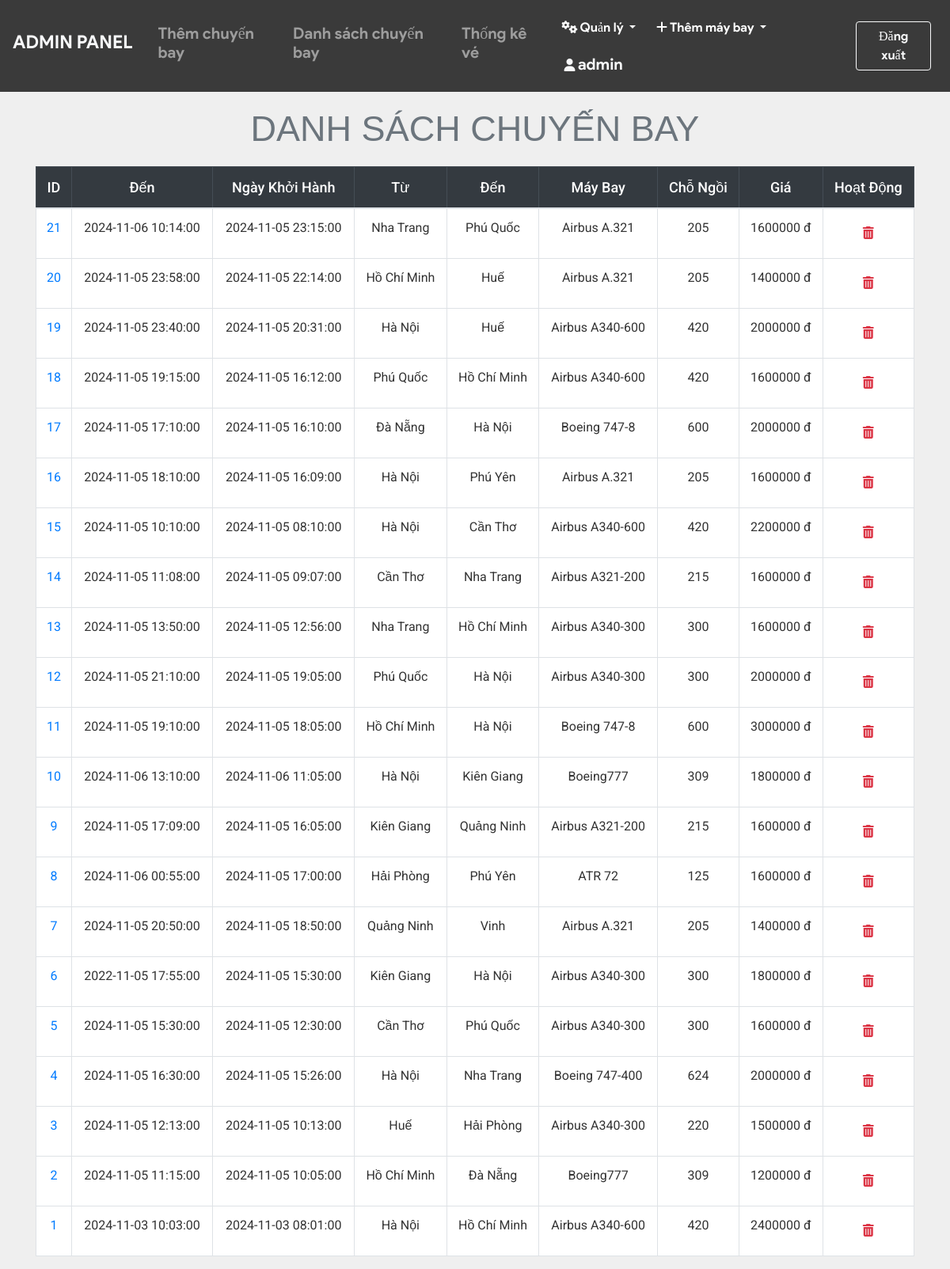
The app's page /admin/all_flights.php (signed in) with its own data.
### tables this page shows
CREATE TABLE `flight` (
  `flight_id` int(11) NOT NULL,
  `admin_id` int(11) NOT NULL,
  `arrivale` datetime NOT NULL,
  `departure` datetime NOT NULL,
  `Destination` varchar(50) NOT NULL,
  `source` varchar(50) NOT NULL,
  `airline` varchar(20) NOT NULL,
  `Seats` varchar(110) NOT NULL,
  `duration` varchar(20) NOT NULL,
  `Price` int(20) NOT NULL,
  `status` varchar(6) DEFAULT NULL,
  `issue` varchar(50) DEFAULT NULL,
  `last_seat` varchar(5) DEFAULT '',
  `bus_seats` int(11) DEFAULT '20',
  `last_bus_seat` varchar(5) DEFAULT ''
);

### admin/all_flights.php (the view, shortened to what this page needs)
<?php include_once 'header.php'; ?>
<?php include_once 'footer.php';
require '../helpers/init_conn_db.php';?>
    <main>
        <?php if(isset($_SESSION['adminId'])) { ?>
          <div class="container-md mt-2">
            <h1 class="display-4 text-center text-secondary"
              >DANH SÁCH CHUYẾN BAY</h1>
            <table class="table table-bordered">
              <thead class="table-dark">
                <tr>
                  <th scope="col">ID</th>
                  <th scope="col">Đến</th>
                  <th scope="col">Ngày Khởi Hành</th>
                  <th scope="col">Từ</th>
                  <th scope="col">Đến</th>
                  <th scope="col">Máy Bay</th>
                  <th scope="col">Chỗ Ngồi</th>
                  <th scope="col">Giá</th>
                  <th scope="col">Hoạt Động</th>
                </tr>
              </thead>
              <tbody>
                <?php
                $sql = 'SELECT * FROM Flight ORDER BY flight_id DESC';
                $stmt = mysqli_stmt_init($conn);
                mysqli_stmt_prepare($stmt,$sql);
                mysqli_stmt_execute($stmt);
                $result = mysqli_stmt_get_result($stmt);
                while ($row = mysqli_fetch_assoc($result)) {
                  echo "
                  <tr class='text-center'>
                    <td scope='row'>
                      <a href='pass_list.php?flight_id=".$row['flight_id']."'>
                      ".$row['flight_id']." </a> </td>
                    <td>".$row['arrivale']."</td>
                    <td>".$row['departure']."</td>
                    <td>".$row['source']."</td>
                    <td>".$row['Destination']."</td>
                    <td>".$row['airline']."</td>
                    <td>".$row['Seats']."</td>
                    <td>".$row['Price']." đ</td>
                    <td>
                    <form action='all_flights.php' method='post'>
                      <input name='flight_id' type='hidden' value=".$row['flight_id'].">
                      <button  class='btn' type='submit' name='del_flight'>
                      <i class='text-danger fa fa-trash'></i></button>
                    </form>
                    </td>
                  </tr>
                  ";
                }
                ?>
              </tbody>
            </table>
          </div>
        <?php } ?>
    </main>

### admin/all_flights.php (style rules this page uses)
body { background-color: #efefef; font-family: 'Roboto', sans-serif; }
h1 { margin-top: 20px; margin-bottom: 20px; font-family: 'Arial'; font-size: 45px !important; font-weight: lighter; }
table { background-color: white; border-collapse: collapse; width: 100%; }
th, td { text-align: center; padding: 10px; }
th { font-size: 18px; font-weight: 500; }
td { font-size: 16px; font-weight: 400; color: #333; }
.table-dark { text-align: center; margin-top: 20px; }

### records on screen
flight: flight_id "21", arrivale "2024-11-06 10:14:00", departure "2024-11-05 23:15:00", source "Nha Trang", Destination "Phú Quốc", airline "Airbus A.321", Seats "205", Price "1600000"
flight: flight_id "20", arrivale "2024-11-05 23:58:00", departure "2024-11-05 22:14:00", source "Hồ Chí Minh", Destination "Huế", airline "Airbus A.321", Seats "205", Price "1400000"
flight: flight_id "19", arrivale "2024-11-05 23:40:00", departure "2024-11-05 20:31:00", source "Hà Nội", Destination "Huế", airline "Airbus A340-600", Seats "420", Price "2000000"
flight: flight_id "18", arrivale "2024-11-05 19:15:00", departure "2024-11-05 16:12:00", source "Phú Quốc", Destination "Hồ Chí Minh", airline "Airbus A340-600", Seats "420", Price "1600000"
flight: flight_id "17", arrivale "2024-11-05 17:10:00", departure "2024-11-05 16:10:00", source "Đà Nẵng", Destination "Hà Nội", airline "Boeing 747-8", Seats "600", Price "2000000"
flight: flight_id "16", arrivale "2024-11-05 18:10:00", departure "2024-11-05 16:09:00", source "Hà Nội", Destination "Phú Yên", airline "Airbus A.321", Seats "205", Price "1600000"
flight: flight_id "15", arrivale "2024-11-05 10:10:00", departure "2024-11-05 08:10:00", source "Hà Nội", Destination "Cần Thơ", airline "Airbus A340-600", Seats "420", Price "2200000"
flight: flight_id "14", arrivale "2024-11-05 11:08:00", departure "2024-11-05 09:07:00", source "Cần Thơ", Destination "Nha Trang", airline "Airbus A321-200", Seats "215", Price "1600000"
flight: flight_id "13", arrivale "2024-11-05 13:50:00", departure "2024-11-05 12:56:00", source "Nha Trang", Destination "Hồ Chí Minh", airline "Airbus A340-300", Seats "300", Price "1600000"
flight: flight_id "12", arrivale "2024-11-05 21:10:00", departure "2024-11-05 19:05:00", source "Phú Quốc", Destination "Hà Nội", airline "Airbus A340-300", Seats "300", Price "2000000"
flight: flight_id "11", arrivale "2024-11-05 19:10:00", departure "2024-11-05 18:05:00", source "Hồ Chí Minh", Destination "Hà Nội", airline "Boeing 747-8", Seats "600", Price "3000000"
flight: flight_id "10", arrivale "2024-11-06 13:10:00", departure "2024-11-06 11:05:00", source "Hà Nội", Destination "Kiên Giang", airline "Boeing777", Seats "309", Price "1800000"
flight: flight_id "9", arrivale "2024-11-05 17:09:00", departure "2024-11-05 16:05:00", source "Kiên Giang", Destination "Quảng Ninh", airline "Airbus A321-200", Seats "215", Price "1600000"
flight: flight_id "8", arrivale "2024-11-06 00:55:00", departure "2024-11-05 17:00:00", source "Hải Phòng", Destination "Phú Yên", airline "ATR 72", Seats "125", Price "1600000"
flight: flight_id "7", arrivale "2024-11-05 20:50:00", departure "2024-11-05 18:50:00", source "Quảng Ninh", Destination "Vinh", airline "Airbus A.321", Seats "205", Price "1400000"
flight: flight_id "6", arrivale "2022-11-05 17:55:00", departure "2024-11-05 15:30:00", source "Kiên Giang", Destination "Hà Nội", airline "Airbus A340-300", Seats "300", Price "1800000"
flight: flight_id "5", arrivale "2024-11-05 15:30:00", departure "2024-11-05 12:30:00", source "Cần Thơ", Destination "Phú Quốc", airline "Airbus A340-300", Seats "300", Price "1600000"
flight: flight_id "4", arrivale "2024-11-05 16:30:00", departure "2024-11-05 15:26:00", source "Hà Nội", Destination "Nha Trang", airline "Boeing 747-400", Seats "624", Price "2000000"
flight: flight_id "3", arrivale "2024-11-05 12:13:00", departure "2024-11-05 10:13:00", source "Huế", Destination "Hải Phòng", airline "Airbus A340-300", Seats "220", Price "1500000"
flight: flight_id "2", arrivale "2024-11-05 11:15:00", departure "2024-11-05 10:05:00", source "Hồ Chí Minh", Destination "Đà Nẵng", airline "Boeing777", Seats "309", Price "1200000"
flight: flight_id "1", arrivale "2024-11-03 10:03:00", departure "2024-11-03 08:01:00", source "Hà Nội", Destination "Hồ Chí Minh", airline "Airbus A340-600", Seats "420", Price "2400000"

### other values on screen
$_SESSION['adminUname'] "admin"
